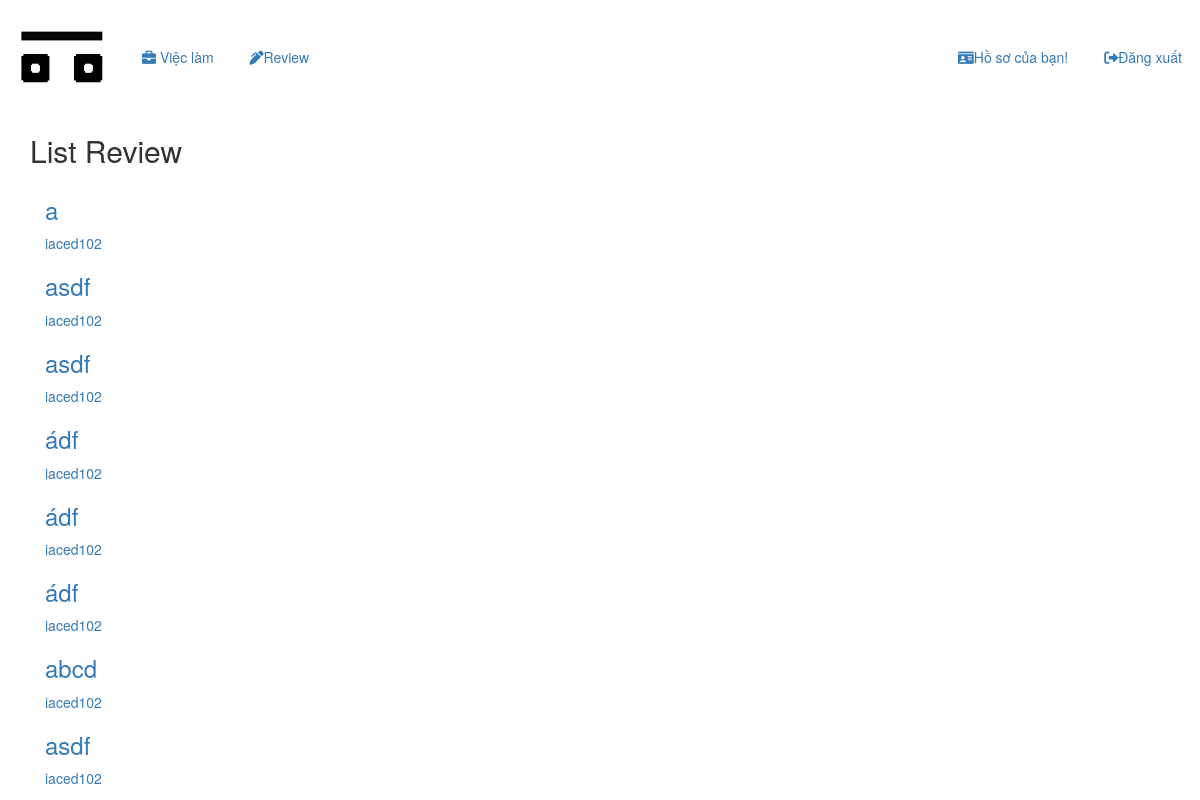
The app's page /posts/reviews (signed in) with its own data.
### post/models.py (models this page shows, shortened)
class Review_Post(models.Model):
    author = models.ForeignKey(User, on_delete=models.CASCADE)
    title = models.CharField(max_length=60)
    content = models.TextField()
    date = models.DateField(auto_now_add=True)
    rate = models.FloatField(default= 0)
    count_rate = models.IntegerField(default=0)

### accounts/models.py (models this page shows)
class User(AbstractUser):
    display_name = models.CharField(max_length= 60)
    REQUIRED_FIELDS =['email', 'first_name', 'last_name']
    def __str__(self):
        return super().__str__()

### post/views.py (the view)
# urls.py: path('reviews', List_Reviews.as_view(), name = 'list_reviews'),
class List_Reviews(TemplateView):
    template_name = 'apps/reviews/list-reviews.html'
    list_reviews = [a for a in range(10)]
    def get_context_data(self, *args, **kwargs):
        context = super().get_context_data(**kwargs)
        context['list_reviews'] = Review_Post.objects.filter(id__in = self.list_reviews)
        return context

### post/templates/apps/reviews/list-reviews.html (shortened to what this page needs)
{% extends 'base/pages/base.html' %}
{% load static %}
{% block content%}
    <div class='container'>
        <h2>List Review</h2>
        <div class='container' id='list-review'>
            {% for post in list_reviews %}
                <a href="{% url 'detail_review' pk=post.id %}">
                    <h3>{{post.title}}</h3>
                    <p>{{post.author}}</p>
            {% endfor %}
            </div>
    </div>
{% endblock %}

### static/css/base/header.css (style rules this page uses)
* { margin: 0; padding:0; }

### records on screen
Review_Post: title "a", author "iaced102"
Review_Post: title "asdf", author "iaced102"
Review_Post: title "asdf", author "iaced102"
Review_Post: title "ádf", author "iaced102"
Review_Post: title "ádf", author "iaced102"
Review_Post: title "ádf", author "iaced102"
Review_Post: title "abcd", author "iaced102"
Review_Post: title "asdf", author "iaced102"
